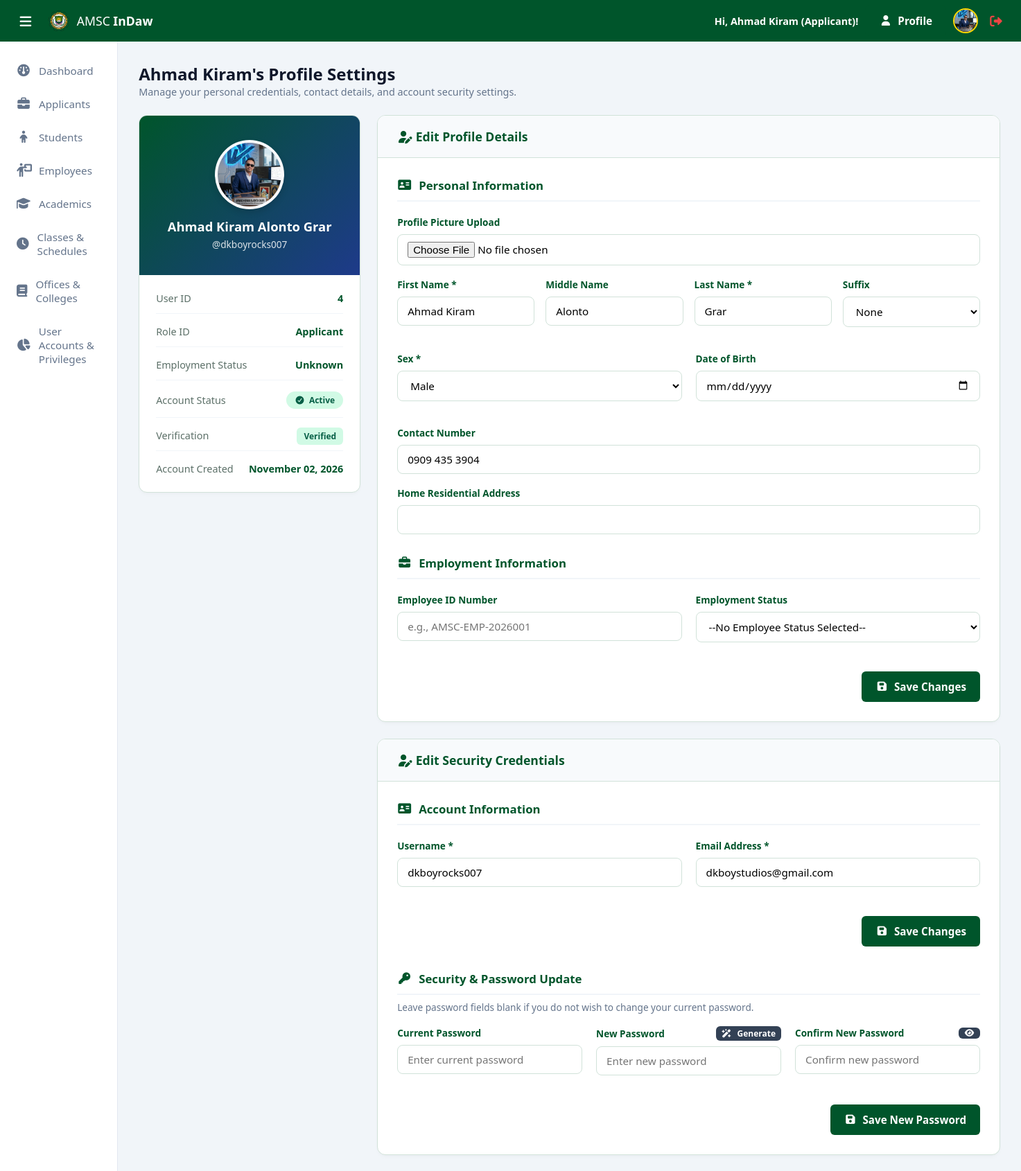
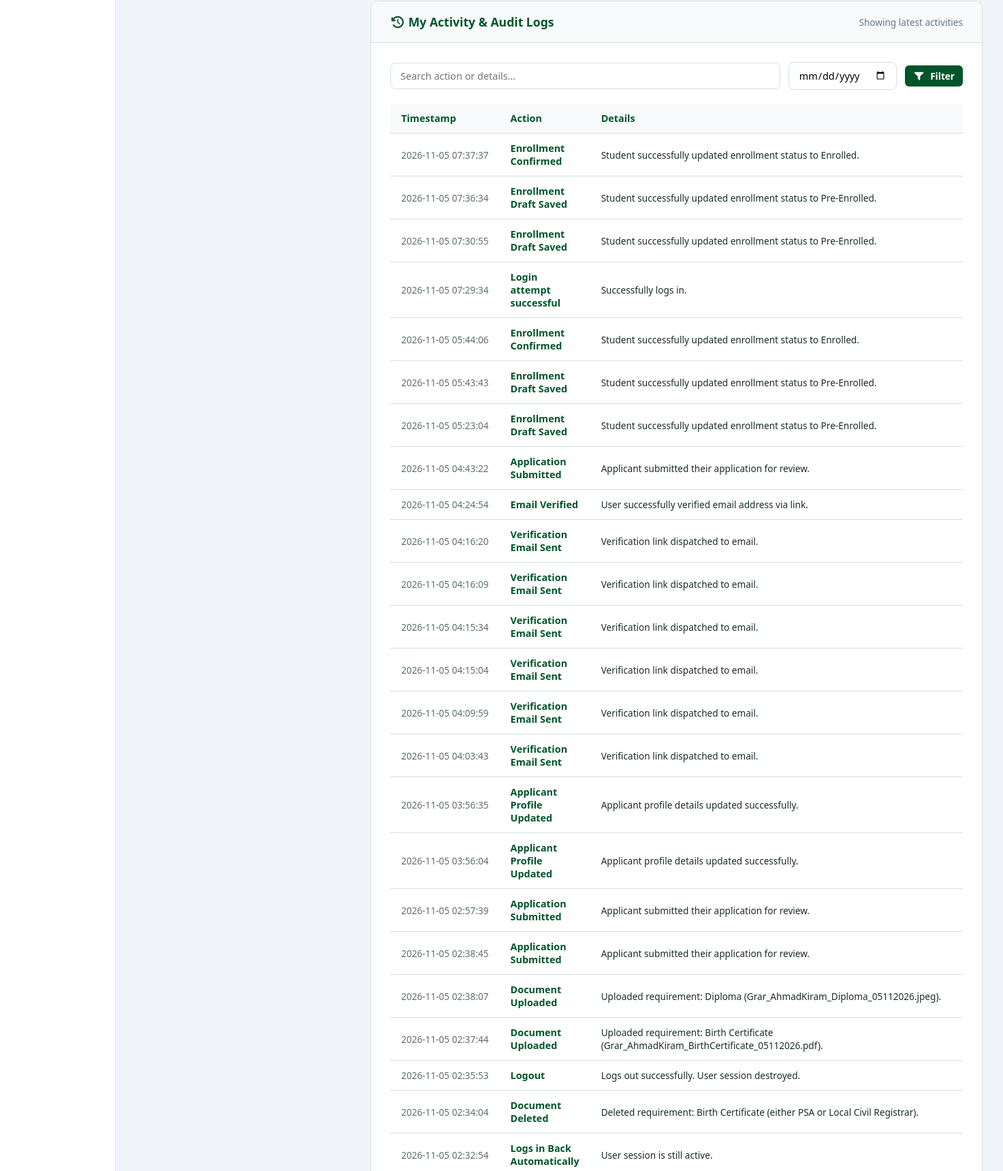
The page /admin/profile.php (signed in, upper part) on the database its author committed (2 pictures, top to bottom).
### tables this page shows
CREATE TABLE `applicants` (
  `ApplicantID` int(11) NOT NULL,
  `UserID` int(11) NOT NULL,
  `ApplicationNumber` varchar(30) NOT NULL,
  `FirstName` varchar(50) NOT NULL,
  `MiddleName` varchar(50) DEFAULT NULL,
  `LastName` varchar(50) NOT NULL,
  `ExtName` enum('Jr.','Sr.','II','III','IV','V','VI') DEFAULT NULL,
  `Gender` enum('Male','Female') NOT NULL,
  `BirthDate` date NOT NULL,
  `ContactNumber` varchar(20) NOT NULL,
  `Address` text NOT NULL,
  `PreferredProgramID_1` int(11) NOT NULL,
  `PreferredProgramID_2` int(11) DEFAULT NULL,
  `PreferredProgramID_3` int(11) DEFAULT NULL,
  `ApplicationStatus` enum('Pending','Under Review','Approved','Rejected') DEFAULT 'Pending',
  `SubmittedAt` timestamp NOT NULL DEFAULT current_timestamp(),
  `ProfilePicture` varchar(255) DEFAULT NULL,
  `UpdatedAt` timestamp NOT NULL DEFAULT current_timestamp() ON UPDATE current_timestamp()
);

CREATE TABLE `users` (
  `ID` int(11) NOT NULL,
  `Email` varchar(100) NOT NULL,
  `Username` varchar(50) DEFAULT NULL,
  `Password` varchar(255) NOT NULL,
  `RoleID` int(11) NOT NULL,
  `IsVerified` tinyint(1) DEFAULT 0,
  `Status` enum('Active','Suspended','Locked') DEFAULT 'Active',
  `CreatedAt` timestamp NOT NULL DEFAULT current_timestamp(),
  `UpdatedAt` timestamp NOT NULL DEFAULT current_timestamp() ON UPDATE current_timestamp()
);

CREATE TABLE `roles` (
  `ID` int(11) NOT NULL,
  `RoleName` varchar(50) NOT NULL,
  `Description` varchar(255) DEFAULT NULL,
  `Module` enum('admin','applicant') DEFAULT 'admin'
);

CREATE TABLE `activity_logs` (
  `ID` int(11) NOT NULL,
  `UserID` int(11) NOT NULL,
  `Title` varchar(50) NOT NULL,
  `Description` varchar(155) DEFAULT NULL,
  `LoggedAt` timestamp NOT NULL DEFAULT current_timestamp()
);

### admin/profile.php (the view, shortened to what the rows shown need)
<?php
require_once '../config/db.php';
require_once '../config/session_check.php';
$logQuery = "SELECT * FROM activity_logs WHERE UserID = ?";
$logParams = [$userID];
$logTypes = "i";
$logQuery .= " ORDER BY LoggedAt DESC LIMIT 50";
$logStmt = mysqli_prepare($conn, $logQuery);
if ($logStmt) {
    mysqli_stmt_bind_param($logStmt, $logTypes, ...$logParams);
    mysqli_stmt_execute($logStmt);
    $logResult = mysqli_stmt_get_result($logStmt);
    $userLogs = [];
    while ($row = mysqli_fetch_assoc($logResult)) {
        $userLogs[] = $row;
    }
} else {
    $userLogs = [];
}
?>
<!DOCTYPE html>
<html lang="en">
<head>
    <?php include "../includes/head.php"; ?>
</head>
<body class="dashboard-body">
    <?php include '../includes/header.php'; ?>
    <div class="dashboard-wrapper">
        <main class="dashboard-content">
            <div class="content-header">
                <div>
                    <h2><?= htmlspecialchars($userFirstName ?? 'User') ?>'s Profile Settings</h2>
                    <p class="text-muted">Manage your personal credentials, contact details, and account security settings.</p>
                </div>
            </div>
            <div class="profile-container">
                <div class="profile-sidebar-card">
                    <div class="profile-header-bg">
                        <div class="profile-avatar-container">
                            <img src="<?= htmlspecialchars($userProfilePicture ?? '../assets/images/default-avatar.png') ?>" alt="Profile Picture" class="profile-avatar" id="sidebarAvatarPreview">
                        </div>
                        <h3 style="margin: 0 0 4px 0; font-size: 1.15rem;" id="sidebarFullName"><?= isset($userInfo) ? htmlspecialchars($userFullName) : "Employee's Name" ?></h3>
                        <p style="margin: 0; font-size: 0.85rem; opacity: 0.85;" id="sidebarUsername">@<?= htmlspecialchars($userName) ?></p>
                    </div>
                    <div class="profile-meta-list">
                        <div class="meta-item">
                            <span class="meta-label">Role ID</span>
                            <span class="meta-value"><?= htmlspecialchars($userRole['RoleName'] ?? 'N/A') ?></span>
                        </div>
                        <div class="meta-item">
                            <span class="meta-value"><span class="badge-status <?= isset($user) && $user['Status'] === 'Active' ? 'active' : 'inactive' ?>"><i class="fa-solid fa-circle-check"></i> <?= htmlspecialchars($user['Status'] ?? 'Active') ?></span></span>
                        </div>
                        <div class="meta-item">
                            <span class="meta-label">Account Created</span>
                            <span class="meta-value"><?= isset($user['CreatedAt']) ? date('F d, Y', strtotime($user['CreatedAt'])) : 'N/A' ?></span>
                        </div>
                    </div>
                </div>
                <div>
                    <div class="profile-form-card">
                        <div class="profile-form-body">
                            <form id="profileUpdateForm" action="profile?" method="post" enctype="multipart/form-data">
                                <div class="form-grid-4">
                                    <div class="form-group">
                                        <label>First Name *</label>
                                        <input type="text" name="first-name" id="inputFirstName" class="form-control" value="<?= htmlspecialchars($userInfo['FirstName'] ?? '') ?>" required>
                                    </div>
                                    <div class="form-group">
                                        <label>Middle Name</label>
                                        <input type="text" name="middle-name" id="inputMiddleName" class="form-control" value="<?= htmlspecialchars($userInfo['MiddleName'] ?? '') ?>" placeholder="Optional">
                                    </div>
                                    <div class="form-group">
                                        <label>Last Name *</label>
                                        <input type="text" name="last-name" id="inputLastName" class="form-control" value="<?= htmlspecialchars($userInfo['LastName'] ?? '') ?>" required>
                                    </div>
                                    <div class="form-group">
                                        <label>Suffix</label>
                                        <select name="ext-name" id="inputExtName" class="form-control">
                                            <option value="" <?= isset($userInfo) && empty($userInfo['ExtName']) ? 'selected' : '' ?>>None</option>
                                        </select>
                                    </div>
                                </div>
                                <div class="form-grid-2">
                                    <div class="form-group">
                                        <label>Sex *</label>
                                        <select name="gender" id="selectGender" class="form-control" required>
                                            <option value="Male" <?= isset($userInfo) && $userInfo['Gender'] === 'Male' ? 'selected' : '' ?>>Male</option>
                                        </select>
                                    </div>
                                </div>
                                <div class="form-group">
                                    <label>Contact Number</label>
                                    <input type="tel" name="contact-number" id="inputContact" class="form-control" placeholder="e.g., 09xx xxx xxxx" value="<?= htmlspecialchars($userInfo['ContactNumber'] ?? '') ?>">
                                </div>
                            </form>
                        </div>
                    </div>
                    <div class="profile-form-card">
                        <div class="profile-form-body">
                            <form action="profile?" method="post" id="accountUpdateForm">
                                <div class="form-grid-2">
                                    <div class="form-group">
                                        <label>Username *</label>
                                        <input type="text" name="username" id="inputUsername" class="form-control" value="<?= htmlspecialchars($userName) ?>" required>
                                    </div>
                                    <div class="form-group">
                                        <label>Email Address *</label>
                                        <input type="email" name="email" id="inputEmail" class="form-control" value="<?= htmlspecialchars($user['Email'] ?? '') ?>" placeholder="mail@example.com" required>
                                    </div>
                                </div>
                            </form>
                        </div>
                    </div>
                    <div class="profile-form-card">
                        <div class="profile-form-body">
                            <div style="overflow-x: auto;">
                                <table class="audit-logs-table">
                                    <thead>
                                        <tr>
                                            <th>Timestamp</th>
                                            <th>Action</th>
                                            <th>Details</th>
                                        </tr>
                                    </thead>
                                    <tbody>
                                        <?php if (!empty($userLogs)): ?>
                                            <?php foreach ($userLogs as $log): ?>
                                                <tr>
                                                    <td style="white-space: nowrap; font-size: 0.85rem; color: var(--text-muted);">
                                                        <?= htmlspecialchars($log['LoggedAt']) ?>
                                                    </td>
                                                    <td>
                                                        <strong style="color: var(--primary);"><?= htmlspecialchars($log['Title']) ?></strong>
                                                    </td>
                                                    <td style="font-size: 0.85rem; color: var(--text-color);">
                                                        <?= htmlspecialchars($log['Description'] ?? 'No details recorded') ?>
                                                    </td>
                                                </tr>
                                            <?php endforeach; ?>
                                        <?php else: ?>
                                            <tr>
                                                <td colspan="3" style="text-align: center; padding: 25px; color: var(--text-muted);">No audit logs found matching your criteria.</td>
                                            </tr>
                                        <?php endif; ?>
                                    </tbody>
                                </table>
                            </div>
                        </div>
                    </div>
                </div>
            </div>
        </main>
    </div>
</body>
</html>

### includes/header.php (shortened to what the rows shown need)
<header class="topbar">
    <div class="topbar-right">
        <div class="user-profile-menu">
            <span class="user-name">Hi, <?= !empty($userFirstName) ? $userFirstName : 'User' ?> (<?= $module === 'admin' ? 'Admin' : 'Applicant' ?>)!</span>
            <a href="profile" class="btn btn-primary"><i class="fa-solid fa-user"></i> Profile</a>
            <img src="<?= $userProfilePicture ?>" alt="Profile" class="user-avatar">
            <a href="/amsc_indaw/logout" class="btn-logout" title="Logout">
                <i class="fa-solid fa-right-from-bracket"></i>
            </a>
        </div>
    </div>
</header>

### rows shown on the page
applicants: FirstName "Ahmad Kiram", ProfilePicture (picture), userFullName "Ahmad Kiram Alonto Grar", first-name "Ahmad Kiram", middle-name "Alonto", last-name "Grar", ext-name "None", gender "Male", contact-number "0909 435 3904"
users: Username "dkboyrocks007", Status "Active", CreatedAt "November 02, 2026", username "dkboyrocks007", email "dkboystudios@gmail.com"
roles: RoleName "Applicant"
activity_logs: LoggedAt "2026-11-05 07:37:37", Title "Enrollment Confirmed", Description "Student successfully updated enrollment status to Enrolled."
activity_logs: LoggedAt "2026-11-05 07:36:34", Title "Enrollment Draft Saved", Description "Student successfully updated enrollment status to Pre-Enrolled."
activity_logs: LoggedAt "2026-11-05 07:30:55", Title "Enrollment Draft Saved", Description "Student successfully updated enrollment status to Pre-Enrolled."
activity_logs: LoggedAt "2026-11-05 07:29:34", Title "Login attempt successful", Description "Successfully logs in."
activity_logs: LoggedAt "2026-11-05 05:44:06", Title "Enrollment Confirmed", Description "Student successfully updated enrollment status to Enrolled."
activity_logs: LoggedAt "2026-11-05 05:43:43", Title "Enrollment Draft Saved", Description "Student successfully updated enrollment status to Pre-Enrolled."
activity_logs: LoggedAt "2026-11-05 05:23:04", Title "Enrollment Draft Saved", Description "Student successfully updated enrollment status to Pre-Enrolled."
activity_logs: LoggedAt "2026-11-05 04:43:22", Title "Application Submitted", Description "Applicant submitted their application for review."
activity_logs: LoggedAt "2026-11-05 04:24:54", Title "Email Verified", Description "User successfully verified email address via link."
activity_logs: LoggedAt "2026-11-05 04:16:20", Title "Verification Email Sent", Description "Verification link dispatched to email."
activity_logs: LoggedAt "2026-11-05 04:16:09", Title "Verification Email Sent", Description "Verification link dispatched to email."
activity_logs: LoggedAt "2026-11-05 04:15:34", Title "Verification Email Sent", Description "Verification link dispatched to email."
activity_logs: LoggedAt "2026-11-05 04:15:04", Title "Verification Email Sent", Description "Verification link dispatched to email."
activity_logs: LoggedAt "2026-11-05 04:09:59", Title "Verification Email Sent", Description "Verification link dispatched to email."
activity_logs: LoggedAt "2026-11-05 04:03:43", Title "Verification Email Sent", Description "Verification link dispatched to email."
activity_logs: LoggedAt "2026-11-05 03:56:35", Title "Applicant Profile Updated", Description "Applicant profile details updated successfully."
activity_logs: LoggedAt "2026-11-05 03:56:04", Title "Applicant Profile Updated", Description "Applicant profile details updated successfully."
activity_logs: LoggedAt "2026-11-05 02:57:39", Title "Application Submitted", Description "Applicant submitted their application for review."
activity_logs: LoggedAt "2026-11-05 02:38:45", Title "Application Submitted", Description "Applicant submitted their application for review."
activity_logs: LoggedAt "2026-11-05 02:38:07", Title "Document Uploaded", Description "Uploaded requirement: Diploma (Grar_AhmadKiram_Diploma_05112026.jpeg)."
activity_logs: LoggedAt "2026-11-05 02:37:44", Title "Document Uploaded", Description "Uploaded requirement: Birth Certificate (Grar_AhmadKiram_BirthCertificate_05112026.pdf)."
activity_logs: LoggedAt "2026-11-05 02:35:53", Title "Logout", Description "Logs out successfully. User session destroyed."
activity_logs: LoggedAt "2026-11-05 02:34:04", Title "Document Deleted", Description "Deleted requirement: Birth Certificate (either PSA or Local Civil Registrar)."
activity_logs: LoggedAt "2026-11-05 02:32:54", Title "Logs in Back Automatically", Description "User session is still active."

### other values the page prints
$userID "4"
$userInfo['EmploymentStatus'] "Unknown"
